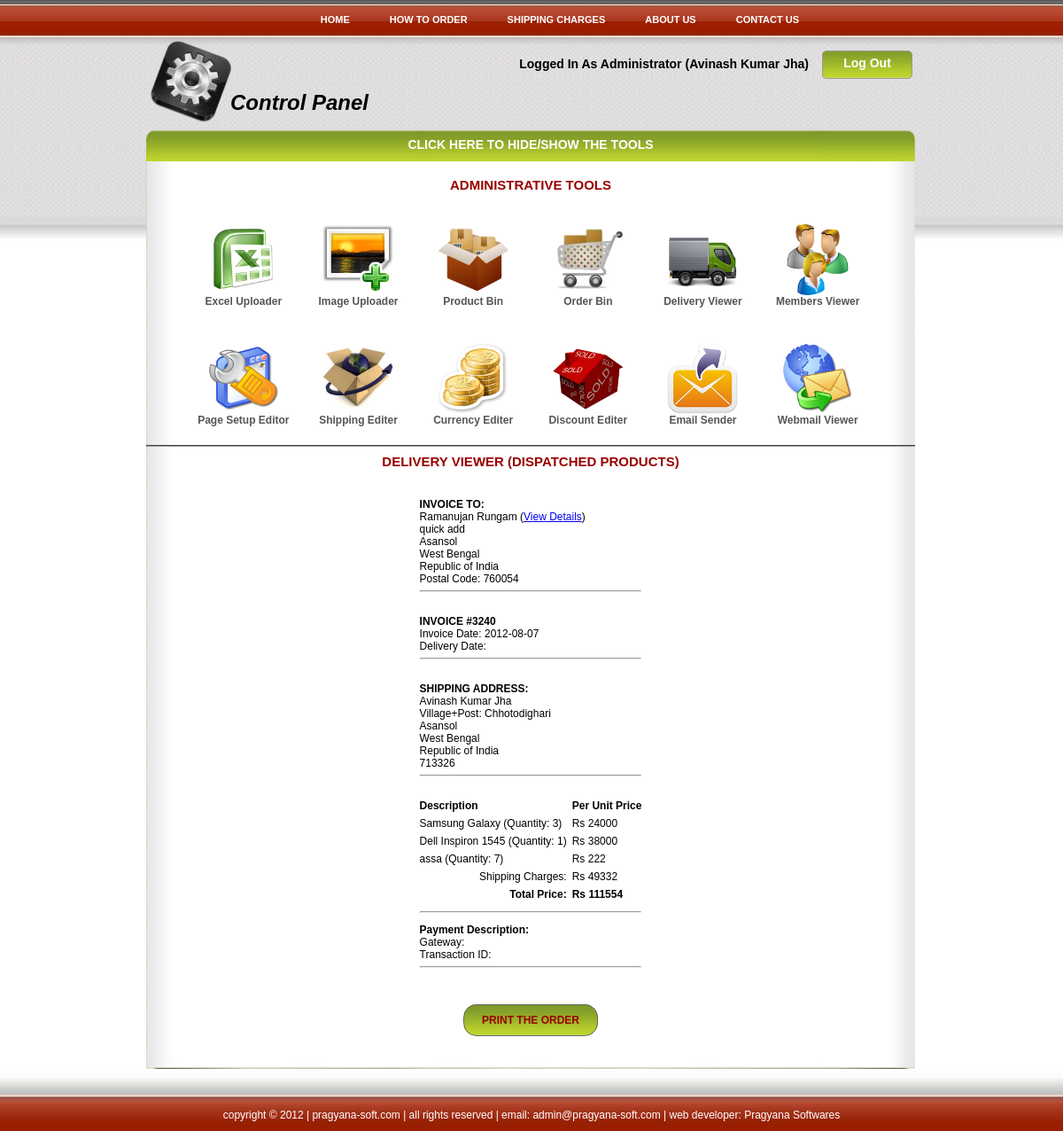
Page /admin/delivery.php?OrderID=3240 (signed in) on the committed database.
### tables this page shows
CREATE TABLE IF NOT EXISTS `user` (
  `username` varchar(35) NOT NULL,
  `password` varchar(35) NOT NULL,
  `name` varchar(70) NOT NULL,
  `last_name` varchar(20) NOT NULL,
  `gender` varchar(6) NOT NULL,
  `dob` date NOT NULL,
  `org` text NOT NULL,
  `add` text NOT NULL,
  `pin_code` text NOT NULL,
  `city` text NOT NULL,
  `state` text NOT NULL,
  `country` text NOT NULL,
  `phno` int(15) NOT NULL,
  `date` date NOT NULL,
  `last_login` date NOT NULL,
  PRIMARY KEY (`username`)
);

CREATE TABLE IF NOT EXISTS `country` (
  `country_id` int(5) NOT NULL AUTO_INCREMENT,
  `iso2` char(2) DEFAULT NULL,
  `short_name` varchar(80) NOT NULL DEFAULT '',
  `long_name` varchar(80) NOT NULL DEFAULT '',
  `iso3` char(3) DEFAULT NULL,
  `zone` int(3) NOT NULL DEFAULT '0',
  `currency` varchar(5) NOT NULL DEFAULT 'INR',
  `numcode` varchar(6) DEFAULT NULL,
  `un_member` varchar(12) DEFAULT NULL,
  `calling_code` varchar(8) DEFAULT NULL,
  `cctld` varchar(5) DEFAULT NULL,
  PRIMARY KEY (`country_id`)
);

CREATE TABLE IF NOT EXISTS `order` (
  `id` int(9) NOT NULL,
  `user` varchar(35) NOT NULL,
  `date` date NOT NULL,
  `amount` int(15) NOT NULL,
  `payment_option` varchar(30) NOT NULL,
  `status` int(1) NOT NULL,
  `fname` text NOT NULL,
  `lname` text NOT NULL,
  `add` text NOT NULL,
  `city` text NOT NULL,
  `state` text NOT NULL,
  `country` text NOT NULL,
  `pin_code` text NOT NULL,
  `delivery_date` date DEFAULT NULL,
  `gateway` varchar(30) DEFAULT NULL,
  `transaction_id` varchar(40) DEFAULT NULL,
  PRIMARY KEY (`id`)
);

CREATE TABLE IF NOT EXISTS `product` (
  `id` varchar(15) NOT NULL,
  `name` varchar(30) NOT NULL,
  `desc` text NOT NULL,
  `price` int(15) NOT NULL,
  `qty` int(15) NOT NULL,
  `catagory` varchar(20) NOT NULL,
  `date` date NOT NULL,
  `img` text,
  PRIMARY KEY (`id`)
);

### admin/delivery.php (the view, shortened to what this page needs)
<?php
	if(!isset($_SESSION['LogdUsrDet']))
	{
		header("Location: ../");
	}
	else if($_SESSION['LogdUsrDet'][0]=="GenUsr")
	{
		header("Location: ../");
	}
	else if($_SESSION['LogdUsrDet'][0]=="ContrlrAdmin")
	{
		include("admin-files/admin-top.php");
?>
	<h4>Delivery Viewer (Dispatched Products)</h4>
<?php
if((isset($_REQUEST['OrderID'])))
{
	$id=$_REQUEST['OrderID'];
	$sql="SELECT * FROM `order` WHERE id='".$id."' AND `status`='1'";
	$result=mysql_query($sql);
	if($row=mysql_fetch_array($result))
	{
		$sql="SELECT `name`, `last_name`, `add`, `pin_code`, `city`, `state`, `country` FROM `user` WHERE `username`='".$row['user']."'";
		$rslt=mysql_query($sql);
		if($rw=mysql_fetch_array($rslt))
		{
		}
	?><br />
	<div id="content">
		<table cellpadding="2" cellspacing="2" align="center" style="text-align:left; max-width:95%; background-color:#FFFFFF; padding:0 20px 0 20px;">
			<tr>
				<td colspan="2">
					<strong>INVOICE TO:</strong><br />
					<?php echo $rw['name'];?> <?php echo $rw['last_name'];?> (<a href="members.php?email=<?php echo $row['user'];?>">View Details</a>)<br />
					<?php echo $rw['add'];?><br />
					<?php echo $rw['city'];?><br />
					<?php echo $rw['state'];?><br />
					<?php
					$sql="SELECT `long_name` FROM `country` WHERE `iso2`='".$rw['country']."'";
					$result1=mysql_query($sql);
					if($row1=mysql_fetch_array($result1))
					{
					}
					?>
					<?php echo $row1['long_name'];?><br />
					Postal Code: <?php echo $rw['pin_code'];?><br /><hr /><br />
				</td>
			</tr>
			<tr>
				<td colspan="2">
					<strong>INVOICE #<?php echo $row['id'];?></strong><br />
					Invoice Date: <?php echo $row['date'];?><br />
					Delivery Date: <?php echo $row['delivery_date'];?><br /><hr /><br />
				</td>
			</tr>
			<tr>
				<td colspan="2">
					<strong>SHIPPING ADDRESS:</strong><br />
					<?php echo $row['fname'];?> <?php echo $row['lname'];?><br />
					<?php echo $row['add'];?><br />
					<?php echo $row['city'];?><br />
					<?php echo $row['state'];?><br />
					<?php
					$sql="SELECT `long_name` FROM `country` WHERE `iso2`='".$row['country']."'";
					$result1=mysql_query($sql);
					if($row1=mysql_fetch_array($result1))
					{
					}
					?>
					<?php echo $row1['long_name'];?><br />
					<?php echo $row['pin_code'];?><br /><hr /><br />
				</td>
			</tr>
			<tr>
				<td>
					<strong>Description</strong>
				</td>
				<td>
					<strong>Per Unit Price</strong>
				</td>
			</tr>
			<?php
				$sql="SELECT `product`, `quantity`, `price` FROM `order_".$row['user']."` WHERE `order_id`='".$id."'";
				$result1=mysql_query($sql);
				$price=0;
				while($row1=mysql_fetch_array($result1))
				{
					$sql="SELECT `name` FROM `product` WHERE `id`='".$row1['product']."'";
					$result2=mysql_query($sql);
					$row2=mysql_fetch_array($result2);
					$price+=$row1['price'];
			?>
			<tr>
				<td>
					<?php echo $row2['name'];?> (Quantity: <?php echo $row1['quantity'];?>)
				</td>
				<td>
					Rs <?php echo $row1['price'];?>
				</td>
			</tr>
			<?php
				}
			?>
		<tr>
			<td align="right">
				Shipping Charges:
			</td>
			<td>
				Rs <?php echo ($row['amount']-$price);?>
			</td>
		</tr>
			<tr>
				<td align="right">
					<strong>Total Price: </strong>
				</td>
				<td>
					<strong>Rs <?php echo $row['amount'];?></strong>
				</td>
			</tr>
			<tr>
				<td colspan="2">
					<hr />
				</td>
			</tr>
			<tr>
				<td colspan="2">
					<strong>Payment Description:</strong><br />
					Gateway: <?php echo $row['gateway'];?><br />
					Transaction ID: <?php echo $row['transaction_id'];?><br /><hr /><br />
				</td>
			</tr>
		</table>
	</div><br /><br />
	<a href="javascript:void(printSpecial())" style="text-decoration:none; font-weight:bold; text-transform:uppercase; color:#990000; border:#666666 solid 1px; border-radius:15px; padding:10px 20px 10px 20px; background-image:url(../img/product-bg1.png); background-repeat:no-repeat; background-position:bottom left;">
								PRINT THE ORDER
				</a><br /><br /><br />
	<?php
	}
	else
	{
		$error="There is no such order.";
	}
}
		?>		<hr />
<?php
	include("admin-files/admin-bottom.php");
}
	?>

### admin/admin-files/admin-top.php (shortened to what this page needs)
<?php
$result=mysql_query("SELECT `name` FROM `admin` WHERE `admin`.`username`='".$_SESSION['LogdUsrDet'][1]."'");
if($row=mysql_fetch_array($result))
{
$AdminName=$row['name'];
}
else
{
header("Location: ../");
}
?>
<!DOCTYPE html PUBLIC "-//W3C//DTD XHTML 1.0 Transitional//EN" "http://www.w3.org/TR/xhtml1/DTD/xhtml1-transitional.dtd">
<html xmlns="http://www.w3.org/1999/xhtml">
<head>
<link rel="stylesheet" href="admin-files/admin.css" />
</head>
<body>
	<div id="menu">
		<div class="red">
			<div id="slatenav">
				<ul>
					<li><a href="../index.php" title="Home">Home</a></li>
					<li><a href="../how-to-order.php" title="How to Order">How to Order</a></li>
					<li><a href="../shipping-charges.php" title="Shipping Charges">Shipping Charges</a></li>
					<li><a href="../about-us.php" title="About Us">About Us</a></li>
					<li><a href="../contact-us.php" title="Contact Us">Contact Us</a></li>
				</ul>
			</div>
		</div>
	</div>
	<div id="wraper" style="min-height:550px;">
		<div id="head">
			<a href="../logout.php">Log Out</a>
			<h1 style="float:right; margin:17px 15px 0 0; padding-top:5px; text-align:center; font-size:14px;">Logged In As Administrator (<?php echo $AdminName;?>)</h1>
			<h1 style="margin:0; padding:60px 0 0 110px; font-style:italic; font:'Times New Roman', Times, serif; font-size:24px;">Control Panel</h1>
		</div>
		<div id="main-content">
			<div id="main-content-top">
				<h3>click here to hide/show the tools</h3>
			</div>
			<div id="main-content-mid">
				<div id="main-content-mid-left">
					<h4>Administrative Tools</h4>
					<table align="center" width="780px" border="0">
						<tr>
							<td width="130px" height="130px" align="center" valign="middle" class="tools">
								<a href="excel-upload.php">
									<img src="admin-files/excel-upload.png" /><br />
									<b>Excel Uploader</b>
								</a>
							</td>
							<td width="130px" height="130px" align="center" valign="middle" class="tools">
								<a href="image-upload.php">
									<img src="admin-files/image-upload.png" /><br />
									<b>Image Uploader</b>
								</a>
							</td>
							<td width="130px" height="130px" align="center" valign="middle" class="tools">
								<a href="product-bin.php">
									<img src="admin-files/product-bin.png" /><br />
									<b>Product Bin</b>
								</a>
							</td>
							<td width="130px" height="130px" align="center" valign="middle" class="tools">
								<a href="order-bin.php">
									<img src="admin-files/order-bin.png" /><br />
									<b>Order Bin</b>
								</a>
							</td>
							<td width="130px" height="130px" align="center" valign="middle" class="tools">
								<a href="delivery.php">
									<img src="admin-files/delivery.png" /><br />
									<b>Delivery Viewer</b>
								</a>
							</td>
							<td width="130px" height="130px" align="center" valign="middle" class="tools">
								<a href="members.php">
									<img src="admin-files/members.png" /><br />
									<b>Members Viewer</b>
								</a>
							</td>
						</tr>
						<tr>
							<td width="130px" height="130px" align="center" valign="middle" class="tools">
								<a href="page-setup.php">
									<img src="admin-files/page-setup.png" /><br />
									<b>Page Setup Editor</b>
								</a>
							</td>
							<td width="130px" height="130px" align="center" valign="middle" class="tools">
								<a href="shipping.php">
									<img src="admin-files/shipping-charge.png" /><br />
									<b>Shipping Editer</b>
								</a>
							</td>
							<td width="130px" height="130px" align="center" valign="middle" class="tools">
								<a href="currency.php">
									<img src="admin-files/currency.png" /><br />
									<b>Currency Editer</b>
								</a>
							</td>
							<td width="130px" height="130px" align="center" valign="middle" class="tools">
								<a href="discount.php">
									<img src="admin-files/sold-products.png" /><br />
									<b>Discount Editer</b>
								</a>
							</td>
							<td width="130px" height="130px" align="center" valign="middle" class="tools">
								<a href="email.php">
									<img src="admin-files/email-sender.png" /><br />
									<b>Email Sender</b>
								</a>
							</td>
							<td width="130px" height="130px" align="center" valign="middle" class="tools">
								<a href="webmail.php">
									<img src="admin-files/webmail.png" /><br />
									<b>Webmail Viewer</b>
								</a>
							</td>
						</tr>
					</table>
				</div>
				<div id="main-content-mid-right">

### admin/admin-files/admin.css (style rules this page uses)
body { margin:6px 0 0 0; padding:0; text-align:center; overflow-x:hidden; background-image:url(body.jpg); background-repeat:repeat-x; font-family:Verdana, Arial, Helvetica, sans-serif; font-size:12px; }
#wraper { width:900px; margin-left:auto; margin-right:auto; text-align:left; }
#menu { height:36px; margin-top:0px; background-image:url(../../img/menu-bg.jpg); background-repeat:repeat-x; }
.red #slatenav { position:relative;display:block;height:34px;font-size:11px;font-weight:bold;background:transparent url(../../img/menu-bg.jpg) repeat-x top left;text-transform:uppercase; width:650px; margin:auto; }
.red #slatenav ul { margin:0px;padding:0;list-style-type:none;width:auto; float:right; }
.red #slatenav ul li { display:block;float:left;margin:0 1px 0 0; }
.red #slatenav ul li a { display:block;float:left;color:#FFFFFF;text-decoration:none;padding:10px 22px 0 22px;height:24px; }
#head { height:100px; background-image:url(cp.png); background-repeat:no-repeat; background-position:15px 0px; }
#head a { float:right; margin:15px 20px 0 0; height:25px; width:100px; padding-top:5px; text-align:center; border:#999999 solid 1px; border-radius:5px; text-decoration:none; font-size:14px; font-weight:bold; color:#FFFFFF; background-color:#00CC33; background-image:url(../../img/product-bg1.png); background-repeat:no-repeat; background-position:bottom left; }
#main-content { width:868px; padding-left:15px; margin-top:5px; }
#main-content #main-content-top { background-image:url(../../img/product-bg1.png); background-repeat:no-repeat; background-position:0px 0px; height:35px; border-top-left-radius:10px; border-top-right-radius:10px; }
#main-content #main-content-top h3 { margin:0; text-align:center; padding-top:8px; font-size:14px; cursor:pointer; color:#FFFFFF; text-transform:uppercase; }
#main-content #main-content-mid { min-height:400px; margin-bottom:-20px;background-image:url(../../img/product-bg2.png); background-repeat:repeat-y; background-position:0px 0px; padding-top:10px; font:Verdana, Arial, Helvetica, sans-serif; }
#main-content #main-content-mid #main-content-mid-left { width:868px; border-bottom:#999999 2px groove; }
#main-content #main-content-mid #main-content-mid-left h4 { margin:0 0 15px 0; text-align:center; padding-top:8px; color:#990000; text-transform:uppercase; font-size:15px; }
#main-content #main-content-mid #main-content-mid-right h4 { margin:0 0 15px 0; text-align:center; padding-top:8px; color:#990000; text-transform:uppercase; font-size:15px; }
#main-content #main-content-mid #main-content-mid-right { width:838px; padding:0 0 25px 15px; z-index:0; text-align:center; }
.tools a { text-decoration:none; color:#555555; }
.tools img { width:80px; height:80px; border:0; }

### rows in the picture
user: name "Ramanujan", last_name "Rungam", add "quick add", city "Asansol", state "West Bengal", pin_code "760054"
country: long_name "Republic of India"
order: id "3240", date "2012-08-07", fname "Avinash Kumar", lname "Jha", add "Village+Post: Chhotodighari", city "Asansol", state "West Bengal", pin_code "713326", $row['amount']-$price "49332", amount "111554"
order_ramanuj@gmail.com: product.name "Samsung Galaxy", quantity "3", price "24000"
order_ramanuj@gmail.com: product.name "Dell Inspiron 1545", quantity "1", price "38000"
order_ramanuj@gmail.com: product.name "assa", quantity "7", price "222"

### other values in the picture
$AdminName "Avinash Kumar Jha"
